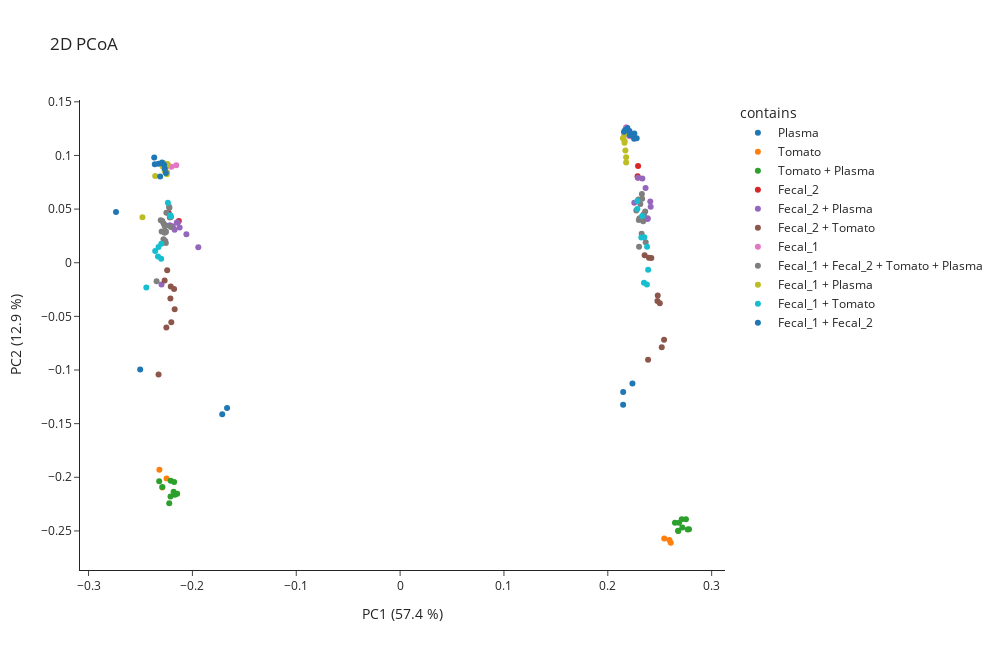

The notebook cell this image was saved under:
### Markdown cell above
PCoA plot of the first 2 components show that the main parameter to discriminate our samples is the Instrument

### Code cell
memo.visualization.plot_pcoa_2d(
    matrix= memo_merged.memo_matrix,
    df_metadata=df_meta,
    metric= 'braycurtis',
    filename_col = 'Filename',
    group_col='contains',
    norm = True,
    scaling= False,
    pc_to_plot = [1,2]
)

### Figure 1 — Plotly figure (JSON) as saved in the notebook; plotly's stock layout.template omitted (floating-point values rounded to 4 significant figures)
{"data": [{"hovertemplate": "<b>%{hovertext}</b><br><br>contains=Plasma<br>PC1 (57.4 %)=%{x}<br>PC2 (12.9 %)=%{y}<extra></extra>", "hovertext": ["QEC18_NIST_20181227102029.mzML", "QEC18_NIST_20181227182328.mzML", "QEC18_NIST.mzML", "C18_NIST_GA4_01_19419.mzML", "C18_NIST_GA4_01_19439.mzML", "C18_NIST_GA4_01_19461.mzML"], "legendgroup": "Plasma", "marker": {"color": "#1F77B4", "symbol": "circle"}, "mode": "markers", "name": "Plasma", "orientation": "v", "showlegend": true, "type": "scatter", "x": [-0.1713, -0.1666, -0.2503, 0.2147, 0.2237, 0.2148], "xaxis": "x", "y": [-0.1411, -0.1353, -0.0995, -0.1325, -0.1126, -0.1204], "yaxis": "y"}, {"hovertemplate": "<b>%{hovertext}</b><br><br>contains=Tomato<br>PC1 (57.4 %)=%{x}<br>PC2 (12.9 %)=%{y}<extra></extra>", "hovertext": ["QEC18_To_20181227204313.mzML", "QEC18_To_20181227231513.mzML", "QEC18_To.mzML", "C18_To_GA3_01_19427.mzML", "C18_To_GA3_01_19465.mzML", "C18_To_GA3_01_19475.mzML"], "legendgroup": "Tomato", "marker": {"color": "#FF7F0E", "symbol": "circle"}, "mode": "markers", "name": "Tomato", "orientation": "v", "showlegend": true, "type": "scatter", "x": [-0.2318, -0.229, -0.2249, 0.2544, 0.2593, 0.2606], "xaxis": "x", "y": [-0.1931, -0.2095, -0.2011, -0.2569, -0.2584, -0.261], "yaxis": "y"}, {"hovertemplate": "<b>%{hovertext}</b><br><br>contains=Tomato + Plasma<br>PC1 (57.4 %)=%{x}<br>PC2 (12.9 %)=%{y}<extra></extra>", "hovertext": ["QEC18_To-1_NIST-3_20181227172525.mzML", "QEC18_To-1_NIST-3_20181227214013.mzML", "QEC18_To-1_NIST-3.mzML", "QEC18_To-1_NIST-1_20181227111754.mzML", "QEC18_To-1_NIST-1_20181228010915.mzML", "QEC18_To-1_NIST-1.mzML", "QEC18_To-3_NIST-1_20181227074824.mzML", "QEC18_To-3_NIST-1_20181227160801.mzML", "QEC18_To-3_NIST-1.mzML", "C18_To-1_NIST-3_GC3_01_19450.mzML", "C18_To-1_NIST-3_GC3_01_19459.mzML", "C18_To-1_NIST-3_GC3_01_19468.mzML", "C18_To-1_NIST-1_GC1_01_19402.mzML", "C18_To-1_NIST-1_GC1_01_19442.mzML", "C18_To-1_NIST-1_GC1_01_19481.mzML", "C18_To-3_NIST-1_GC2_01_19412.mzML", "C18_To-3_NIST-1_GC2_01_19432.mzML", "C18_To-3_NIST-1_GC2_01_19455.mzML"], "legendgroup": "Tomato + Plasma", "marker": {"color": "#2CA02C", "symbol": "circle"}, "mode": "markers", "name": "Tomato + Plasma", "orientation": "v", "showlegend": true, "type": "scatter", "x": [-0.232, -0.2168, -0.2289, -0.2176, -0.2147, -0.2211, -0.2209, -0.2223, -0.2181, 0.2752, 0.2712, 0.2782, 0.2647, 0.2769, 0.2717, 0.2677, 0.2686, 0.2679], "xaxis": "x", "y": [-0.2036, -0.2163, -0.2091, -0.2045, -0.2154, -0.2179, -0.2033, -0.2241, -0.2136, -0.239, -0.239, -0.2483, -0.2423, -0.2486, -0.2468, -0.25, -0.2424, -0.2499], "yaxis": "y"}, {"hovertemplate": "<b>%{hovertext}</b><br><br>contains=Fecal_2<br>PC1 (57.4 %)=%{x}<br>PC2 (12.9 %)=%{y}<extra></extra>", "hovertext": ["QEC18_F2_20181227121553.mzML", "QEC18_F2_20181228001213.mzML", "QEC18_F2.mzML", "C18_F2_GA2_01_19405.mzML", "C18_F2_GA2_01_19444.mzML", "C18_F2_GA2_01_19478.mzML"], "legendgroup": "Fecal_2", "marker": {"color": "#D62728", "symbol": "circle"}, "mode": "markers", "name": "Fecal_2", "orientation": "v", "showlegend": true, "type": "scatter", "x": [-0.2228, -0.2131, -0.2209, 0.2289, 0.2287, 0.2291], "xaxis": "x", "y": [0.04631, 0.03885, 0.04265, 0.07956, 0.08069, 0.09028], "yaxis": "y"}, {"hovertemplate": "<b>%{hovertext}</b><br><br>contains=Fecal_2 + Plasma<br>PC1 (57.4 %)=%{x}<br>PC2 (12.9 %)=%{y}<extra></extra>", "hovertext": ["QEC18_F2-1_NIST-3_20181227103932.mzML", "QEC18_F2-1_NIST-3_20181227145038.mzML", "QEC18_F2-1_NIST-3.mzML", "QEC18_F2-1_NIST-1_20181227212113.mzML", "QEC18_F2-1_NIST-1_20181227233413.mzML", "QEC18_F2-1_NIST-1.mzML", "QEC18_F2-3_NIST-1_20181227162723.mzML", "QEC18_F2-3_NIST-1_20181228005015.mzML", "QEC18_F2-3_NIST-1.mzML", "C18_F2-1_NIST-3_GD4_01_19403.mzML", "C18_F2-1_NIST-3_GD4_01_19440.mzML", "C18_F2-1_NIST-3_GD4_01_19452.mzML", "C18_F2-1_NIST-1_GD2_01_19428.mzML", "C18_F2-1_NIST-1_GD2_01_19467.mzML", "C18_F2-1_NIST-1_GD2_01_19476.mzML", "C18_F2-3_NIST-1_GD3_01_19436.mzML", "C18_F2-3_NIST-1_GD3_01_19456.mzML", "C18_F2-3_NIST-1_GD3_01_19480.mzML"], "legendgroup": "Fecal_2 + Plasma", "marker": {"color": "#9467BD", "symbol": "circle"}, "mode": "markers", "name": "Fecal_2 + Plasma", "orientation": "v", "showlegend": true, "type": "scatter", "x": [-0.2171, -0.1943, -0.2298, -0.2123, -0.2058, -0.215, -0.2216, -0.2141, -0.2189, 0.2383, 0.2384, 0.2344, 0.2255, 0.2409, 0.2413, 0.2363, 0.229, 0.2332], "xaxis": "x", "y": [0.03077, 0.01439, -0.02018, 0.03295, 0.02653, 0.0376, 0.03501, 0.03752, 0.03399, 0.04082, 0.04157, 0.04487, 0.05592, 0.05699, 0.05217, 0.06957, 0.07933, 0.0785], "yaxis": "y"}, {"hovertemplate": "<b>%{hovertext}</b><br><br>contains=Fecal_2 + Tomato<br>PC1 (57.4 %)=%{x}<br>PC2 (12.9 %)=%{y}<extra></extra>", "hovertext": ["QEC18_F2-1_To-3_20181226223728.mzML", "QEC18_F2-1_To-3_20181227041925.mzML", "QEC18_F2-1_To-3.mzML", "QEC18_F2-1_To-1_20181227150959.mzML", "QEC18_F2-1_To-1_20181228014719.mzML", "QEC18_F2-1_To-1.mzML", "QEC18_F2-3_To-1_20181227082626.mzML", "QEC18_F2-3_To-1_20181227164643.mzML", "QEC18_F2-3_To-1.mzML", "C18_F2-1_To-3_GB8_01_19401.mzML", "C18_F2-1_To-3_GB8_01_19404.mzML", "C18_F2-1_To-3_GB8_01_19422.mzML", "C18_F2-1_To-1_GB6_01_19438.mzML", "C18_F2-1_To-1_GB6_01_19453.mzML", "C18_F2-1_To-1_GB6_01_19483.mzML", "C18_F2-3_To-1_GB7_01_19409.mzML", "C18_F2-3_To-1_GB7_01_19434.mzML", "C18_F2-3_To-1_GB7_01_19457.mzML"], "legendgroup": "Fecal_2 + Tomato", "marker": {"color": "#8C564B", "symbol": "circle"}, "mode": "markers", "name": "Fecal_2 + Tomato", "orientation": "v", "showlegend": true, "type": "scatter", "x": [-0.2251, -0.2203, -0.2326, -0.2171, -0.2176, -0.2212, -0.2243, -0.2208, -0.2267, 0.2388, 0.2519, 0.2542, 0.2481, 0.2478, 0.2501, 0.2355, 0.2419, 0.2396], "xaxis": "x", "y": [-0.06037, -0.05558, -0.1041, -0.04346, -0.02452, -0.03344, -0.006962, -0.02215, -0.01663, -0.09048, -0.07867, -0.07168, -0.03055, -0.03567, -0.03785, 0.00695, 0.004418, 0.004548], "yaxis": "y"}, {"hovertemplate": "<b>%{hovertext}</b><br><br>contains=Fecal_1<br>PC1 (57.4 %)=%{x}<br>PC2 (12.9 %)=%{y}<extra></extra>", "hovertext": ["QEC18_F1_20181227030329.mzML", "QEC18_F1_20181228032223.mzML", "QEC18_F1.mzML", "C18_F1_GA1_01_19410.mzML", "C18_F1_GA1_01_19418.mzML", "C18_F1_GA1_01_19488.mzML"], "legendgroup": "Fecal_1", "marker": {"color": "#E377C2", "symbol": "circle"}, "mode": "markers", "name": "Fecal_1", "orientation": "v", "showlegend": true, "type": "scatter", "x": [-0.2202, -0.2156, -0.2231, 0.2209, 0.216, 0.2176], "xaxis": "x", "y": [0.08947, 0.09092, 0.09049, 0.1179, 0.1189, 0.1263], "yaxis": "y"}, {"hovertemplate": "<b>%{hovertext}</b><br><br>contains=Fecal_1 + Fecal_2 + Tomato + Plasma<br>PC1 (57.4 %)=%{x}<br>PC2 (12.9 %)=%{y}<extra></extra>", "hovertext": ["QEC18_F1-1_F2-1_NIST-2_To-1_20181227152919.mzML", "QEC18_F1-1_F2-1_NIST-2_To-1_20181227225613.mzML", "QEC18_F1-1_F2-1_NIST-2_To-1.mzML", "QEC18_F1-1_F2-1_NIST-1_To-2_20181227113714.mzML", "QEC18_F1-1_F2-1_NIST-1_To-2_20181227184249.mzML", "QEC18_F1-1_F2-1_NIST-1_To-2.mzML", "QEC18_F1-1_F2-2_NIST-1_To-1_20181227065123.mzML", "QEC18_F1-1_F2-2_NIST-1_To-1_20181228034123.mzML", "QEC18_F1-1_F2-2_NIST-1_To-1.mzML", "QEC18_Qcmix_begin.mzML", "QEC18_Qcmix_middle.mzML", "QEC18_Qcmix_end.mzML", "QEC18_Qcmix_end_20181228041923.mzML", "QEC18_F1-1_F2-1_NIST-1_To-1_20181227125436.mzML", "QEC18_F1-1_F2-1_NIST-1_To-1_20181227135238.mzML", "QEC18_F1-1_F2-1_NIST-1_To-1.mzML", "QEC18_F1-2_F2-1_NIST-1_To-1_20181228020619.mzML", "QEC18_F1-2_F2-1_NIST-1_To-1_20181228022521.mzML", "QEC18_F1-2_F2-1_NIST-1_To-1.mzML", "C18_F1-1_F2-1_NIST-2_To-1_GA7_01_19426.mzML", "C18_F1-1_F2-1_NIST-2_To-1_GA7_01_19454.mzML", "C18_F1-1_F2-1_NIST-2_To-1_GA7_01_19474.mzML", "C18_F1-1_F2-1_NIST-1_To-2_GB1_01_19441.mzML", "C18_F1-1_F2-1_NIST-1_To-2_GB1_01_19443.mzML", "C18_F1-1_F2-1_NIST-1_To-2_GB1_01_19462.mzML", "C18_F1-1_F2-2_NIST-1_To-1_GA8_01_19414.mzML", "C18_F1-1_F2-2_NIST-1_To-1_GA8_01_19429.mzML", "C18_F1-1_F2-2_NIST-1_To-1_GA8_01_19489.mzML", "C18_F1-1_F2-1_NIST-1_To-1_GA6_01_19415.mzML", "C18_F1-1_F2-1_NIST-1_To-1_GA6_01_19447.mzML", "C18_F1-1_F2-1_NIST-1_To-1_GA6_01_19491.mzML", "C18_F1-2_F2-1_NIST-1_To-1_GB2_01_19425.mzML", "C18_F1-2_F2-1_NIST-1_To-1_GB2_01_19484.mzML", "C18_F1-2_F2-1_NIST-1_To-1_GB2_01_19485.mzML"], "legendgroup": "Fecal_1 + Fecal_2 + Tomato + Plasma", "marker": {"color": "#7F7F7F", "symbol": "circle"}, "mode": "markers", "name": "Fecal_1 + Fecal_2 + Tomato + Plasma", "orientation": "v", "showlegend": true, "type": "scatter", "x": [-0.2253, -0.2277, -0.2267, -0.2262, -0.2279, -0.2256, -0.2305, -0.2217, -0.229, -0.2345, -0.2263, -0.2296, -0.2208, -0.2267, -0.2256, -0.2256, -0.2225, -0.2221, -0.2251, 0.2298, 0.2274, 0.234, 0.2326, 0.2365, 0.2301, 0.2347, 0.236, 0.2313, 0.2334, 0.2305, 0.2329, 0.2295, 0.2328, 0.2331], "xaxis": "x", "y": [0.03474, 0.03651, 0.03421, 0.02022, 0.02184, 0.01834, 0.03963, 0.04214, 0.03893, -0.01733, 0.0295, 0.02904, 0.03323, 0.02798, 0.02919, 0.02868, 0.05223, 0.05125, 0.04668, 0.03992, 0.04858, 0.03861, 0.0271, 0.01904, 0.01497, 0.04442, 0.04779, 0.05471, 0.0414, 0.0414, 0.04173, 0.05888, 0.06401, 0.05954], "yaxis": "y"}, {"hovertemplate": "<b>%{hovertext}</b><br><br>contains=Fecal_1 + Plasma<br>PC1 (57.4 %)=%{x}<br>PC2 (12.9 %)=%{y}<extra></extra>", "hovertext": ["QEC18_F1-1_NIST-3_20181227133316.mzML", "QEC18_F1-1_NIST-3_20181228012817.mzML", "QEC18_F1-1_NIST-3.mzML", "QEC18_F1-1_NIST-1_20181227210213.mzML", "QEC18_F1-1_NIST-1_20181227215913.mzML", "QEC18_F1-1_NIST-1.mzML", "QEC18_F1-3_NIST-1_20181227045725.mzML", "QEC18_F1-3_NIST-1_20181227170603.mzML", "QEC18_F1-3_NIST-1.mzML", "C18_F1-1_NIST-3_GD1_01_19400.mzML", "C18_F1-1_NIST-3_GD1_01_19449.mzML", "C18_F1-1_NIST-3_GD1_01_19482.mzML", "C18_F1-1_NIST-1_GC7_01_19464.mzML", "C18_F1-1_NIST-1_GC7_01_19466.mzML", "C18_F1-1_NIST-1_GC7_01_19469.mzML", "C18_F1-3_NIST-1_GC8_01_19407.mzML", "C18_F1-3_NIST-1_GC8_01_19424.mzML", "C18_F1-3_NIST-1_GC8_01_19458.mzML"], "legendgroup": "Fecal_1 + Plasma", "marker": {"color": "#BCBD22", "symbol": "circle"}, "mode": "markers", "name": "Fecal_1 + Plasma", "orientation": "v", "showlegend": true, "type": "scatter", "x": [-0.2359, -0.2247, -0.2481, -0.2267, -0.2245, -0.2275, -0.2244, -0.224, -0.2286, 0.2169, 0.2176, 0.2176, 0.2161, 0.2146, 0.2162, 0.2172, 0.2174, 0.2159], "xaxis": "x", "y": [0.08076, 0.0825, 0.04234, 0.08581, 0.08433, 0.09276, 0.09074, 0.09197, 0.08962, 0.1046, 0.09832, 0.09351, 0.1118, 0.116, 0.1134, 0.1212, 0.1203, 0.1211], "yaxis": "y"}, {"hovertemplate": "<b>%{hovertext}</b><br><br>contains=Fecal_1 + Tomato<br>PC1 (57.4 %)=%{x}<br>PC2 (12.9 %)=%{y}<extra></extra>", "hovertext": ["QEC18_F1-1_To-3_20181227174446.mzML", "QEC18_F1-1_To-3_20181227223713.mzML", "QEC18_F1-1_To-3.mzML", "QEC18_F1-1_To-1_20181227043825.mzML", "QEC18_F1-1_To-1_20181227123513.mzML", "QEC18_F1-1_To-1.mzML", "QEC18_F1-3_To-1_20181228003115.mzML", "QEC18_F1-3_To-1_20181228024423.mzML", "QEC18_F1-3_To-1.mzML", "C18_F1-1_To-3_GC6_01_19420.mzML", "C18_F1-1_To-3_GC6_01_19460.mzML", "C18_F1-1_To-3_GC6_01_19473.mzML", "C18_F1-1_To-1_GC4_01_19421.mzML", "C18_F1-1_To-1_GC4_01_19423.mzML", "C18_F1-1_To-1_GC4_01_19445.mzML", "C18_F1-3_To-1_GC5_01_19433.mzML", "C18_F1-3_To-1_GC5_01_19479.mzML", "C18_F1-3_To-1_GC5_01_19486.mzML"], "legendgroup": "Fecal_1 + Tomato", "marker": {"color": "#17BECF", "symbol": "circle"}, "mode": "markers", "name": "Fecal_1 + Tomato", "orientation": "v", "showlegend": true, "type": "scatter", "x": [-0.2331, -0.2301, -0.2444, -0.2299, -0.2358, -0.2326, -0.2208, -0.2236, -0.2213, 0.2388, 0.2349, 0.2376, 0.2378, 0.2322, 0.2352, 0.2331, 0.2285, 0.2284], "xaxis": "x", "y": [0.005918, 0.00369, -0.02316, 0.01772, 0.01089, 0.01466, 0.04312, 0.05588, 0.04435, -0.006608, -0.01872, -0.02032, 0.01485, 0.02361, 0.02382, 0.04348, 0.05749, 0.05014], "yaxis": "y"}, {"hovertemplate": "<b>%{hovertext}</b><br><br>contains=Fecal_1 + Fecal_2<br>PC1 (57.4 %)=%{x}<br>PC2 (12.9 %)=%{y}<extra></extra>", "hovertext": ["QEC18_F1-1_F2-3_20181227012831.mzML", "QEC18_F1-1_F2-3_20181227071023.mzML", "QEC18_F1-1_F2-3.mzML", "QEC18_F1-1_F2-1_20181227084526.mzML", "QEC18_F1-1_F2-1_20181227143118.mzML", "QEC18_F1-1_F2-1.mzML", "QEC18_F1-3_F2-1_20181227131356.mzML", "QEC18_F1-3_F2-1_20181227190209.mzML", "QEC18_F1-3_F2-1.mzML", "C18_F1-1_F2-3_GB5_01_19406.mzML", "C18_F1-1_F2-3_GB5_01_19413.mzML", "C18_F1-1_F2-3_GB5_01_19430.mzML", "C18_F1-1_F2-1_GB3_01_19411.mzML", "C18_F1-1_F2-1_GB3_01_19435.mzML", "C18_F1-1_F2-1_GB3_01_19451.mzML", "C18_F1-3_F2-1_GB4_01_19416.mzML", "C18_F1-3_F2-1_GB4_01_19448.mzML", "C18_F1-3_F2-1_GB4_01_19463.mzML"], "legendgroup": "Fecal_1 + Fecal_2", "marker": {"color": "#1F77B4", "symbol": "circle"}, "mode": "markers", "name": "Fecal_1 + Fecal_2", "orientation": "v", "showlegend": true, "type": "scatter", "x": [-0.2256, -0.231, -0.2362, -0.2368, -0.2326, -0.2736, -0.2293, -0.2266, -0.2273, 0.2278, 0.223, 0.2256, 0.2167, 0.2253, 0.2213, 0.2188, 0.2208, 0.2156], "xaxis": "x", "y": [0.08358, 0.0805, 0.09172, 0.09816, 0.09232, 0.04734, 0.09346, 0.08761, 0.09139, 0.116, 0.1189, 0.1205, 0.1238, 0.1155, 0.1188, 0.1256, 0.1229, 0.122], "yaxis": "y"}], "layout": {"height": 650, "legend": {"title": {"text": "contains"}, "tracegroupgap": 0}, "title": {"text": "2D PCoA"}, "width": 1000, "xaxis": {"anchor": "y", "domain": [0, 1], "title": {"text": "PC1 (57.4 %)"}}, "yaxis": {"anchor": "x", "domain": [0, 1], "title": {"text": "PC2 (12.9 %)"}}}}
